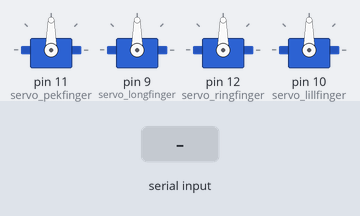
Bench run of a sketch on a simulated Arduino Uno, built with avr-gcc and run on an emulated ATmega328P. Parts: 4 × servo. The inputs (shaded band) are chosen by the test bench.

Above: at 1.2 s.
1.3 s: "90,45\n" received over Serial
At 1.9 s:
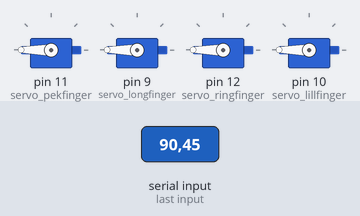
Timing chart, 0 to 4.3 s (numbered marks = the images above; inputs shaded):
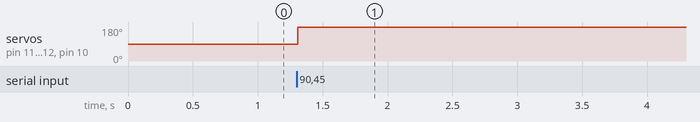

Measured:
- after the input at 1.3 s, servo on pin 11 (servo_pekfinger), servo on pin 9 (servo_longfinger), servo on pin 12 (servo_ringfinger), servo on pin 10 (servo_lillfinger): 90° → 180° at once

The sketch:

robot_hand.ino
```cpp
#include <Servo.h>

Servo pekfinger;
Servo longfinger;
Servo ringfinger;
Servo lillfinger;

const int servo_pekfinger = 11;
const int servo_longfinger = 9;
const int servo_ringfinger = 12;
const int servo_lillfinger = 10;

int finger_values[9];
bool dataRecived = false;

void setup() {
  pekfinger.attach(servo_pekfinger);
  longfinger.attach(servo_longfinger);
  ringfinger.attach(servo_ringfinger);
  lillfinger.attach(servo_lillfinger);
  Serial.begin(9600);
}

void loop() {
  reciveHandData();
  if (dataRecived) {
    controlFingers();
    dataRecived = false;
  }
}

void reciveHandData() {
  if (Serial.available() > 0) {
    String inputString = Serial.readStringUntil('\n');  // Read until newline
    inputString.trim();                                 // Remove any whitespace

    int index = 0;
    int startIndex = 0;
    int endIndex = inputString.indexOf(',');

    while (endIndex != -1 && index < 8) {
      String valueStr = inputString.substring(startIndex, endIndex);
      finger_values[index] = constrain(valueStr.toInt(), 0, 1000);
      startIndex = endIndex + 1;
      endIndex = inputString.indexOf(',', startIndex);
      index++;
    }

    if (index == 8 && startIndex < inputString.length()) {
      String valueStr = inputString.substring(startIndex);
      finger_values[index] = constrain(valueStr.toInt(), 0, 1000);
      index++;
    }
    dataRecived = true;
  } else {
    dataRecived = false;
  }
}

int getAngle(int tipPos, int basePos) {
  int diff = basePos - tipPos;
  return constrain(map(diff, 0, finger_values[0] - finger_values[4], 180, 0), 0, 180);
}

void controlFingers() {
  pekfinger.write(getAngle(finger_values[1], finger_values[2]));
  longfinger.write(getAngle(finger_values[3], finger_values[4]));
  ringfinger.write(getAngle(finger_values[5], finger_values[6]));
  lillfinger.write(getAngle(finger_values[7], finger_values[8]));
}
```
